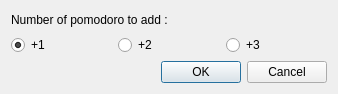
<?xml version="1.0" encoding="UTF-8"?>
<ui version="4.0">
 <class>ReestimationDialog</class>
 <widget class="QDialog" name="ReestimationDialog">
  <property name="geometry">
   <rect>
    <x>0</x>
    <y>0</y>
    <width>338</width>
    <height>94</height>
   </rect>
  </property>
  <property name="windowTitle">
   <string>Pomodorush - Reestimation</string>
  </property>
  <property name="windowIcon">
   <iconset resource="../resources.qrc">
    <normaloff>:/icons/timer-plus-icon.png</normaloff>:/icons/timer-plus-icon.png</iconset>
  </property>
  <layout class="QGridLayout" name="gridLayout">
   <item row="0" column="0" colspan="2">
    <widget class="QLabel" name="label">
     <property name="text">
      <string>Number of pomodoro to add :</string>
     </property>
    </widget>
   </item>
   <item row="1" column="0">
    <widget class="QRadioButton" name="radOne">
     <property name="text">
      <string>+1</string>
     </property>
     <property name="checked">
      <bool>true</bool>
     </property>
    </widget>
   </item>
   <item row="1" column="1">
    <widget class="QRadioButton" name="radTwo">
     <property name="text">
      <string>+2</string>
     </property>
    </widget>
   </item>
   <item row="1" column="2">
    <widget class="QRadioButton" name="radThree">
     <property name="text">
      <string>+3</string>
     </property>
    </widget>
   </item>
   <item row="2" column="0" colspan="3">
    <widget class="QDialogButtonBox" name="buttonBox">
     <property name="orientation">
      <enum>Qt::Horizontal</enum>
     </property>
     <property name="standardButtons">
      <set>QDialogButtonBox::Cancel|QDialogButtonBox::Ok</set>
     </property>
    </widget>
   </item>
  </layout>
 </widget>
 <resources>
  <include location="../resources.qrc"/>
 </resources>
 <connections>
  <connection>
   <sender>buttonBox</sender>
   <signal>accepted()</signal>
   <receiver>ReestimationDialog</receiver>
   <slot>accept()</slot>
   <hints>
    <hint type="sourcelabel">
     <x>248</x>
     <y>254</y>
    </hint>
    <hint type="destinationlabel">
     <x>157</x>
     <y>274</y>
    </hint>
   </hints>
  </connection>
  <connection>
   <sender>buttonBox</sender>
   <signal>rejected()</signal>
   <receiver>ReestimationDialog</receiver>
   <slot>reject()</slot>
   <hints>
    <hint type="sourcelabel">
     <x>316</x>
     <y>260</y>
    </hint>
    <hint type="destinationlabel">
     <x>286</x>
     <y>274</y>
    </hint>
   </hints>
  </connection>
 </connections>
</ui>
